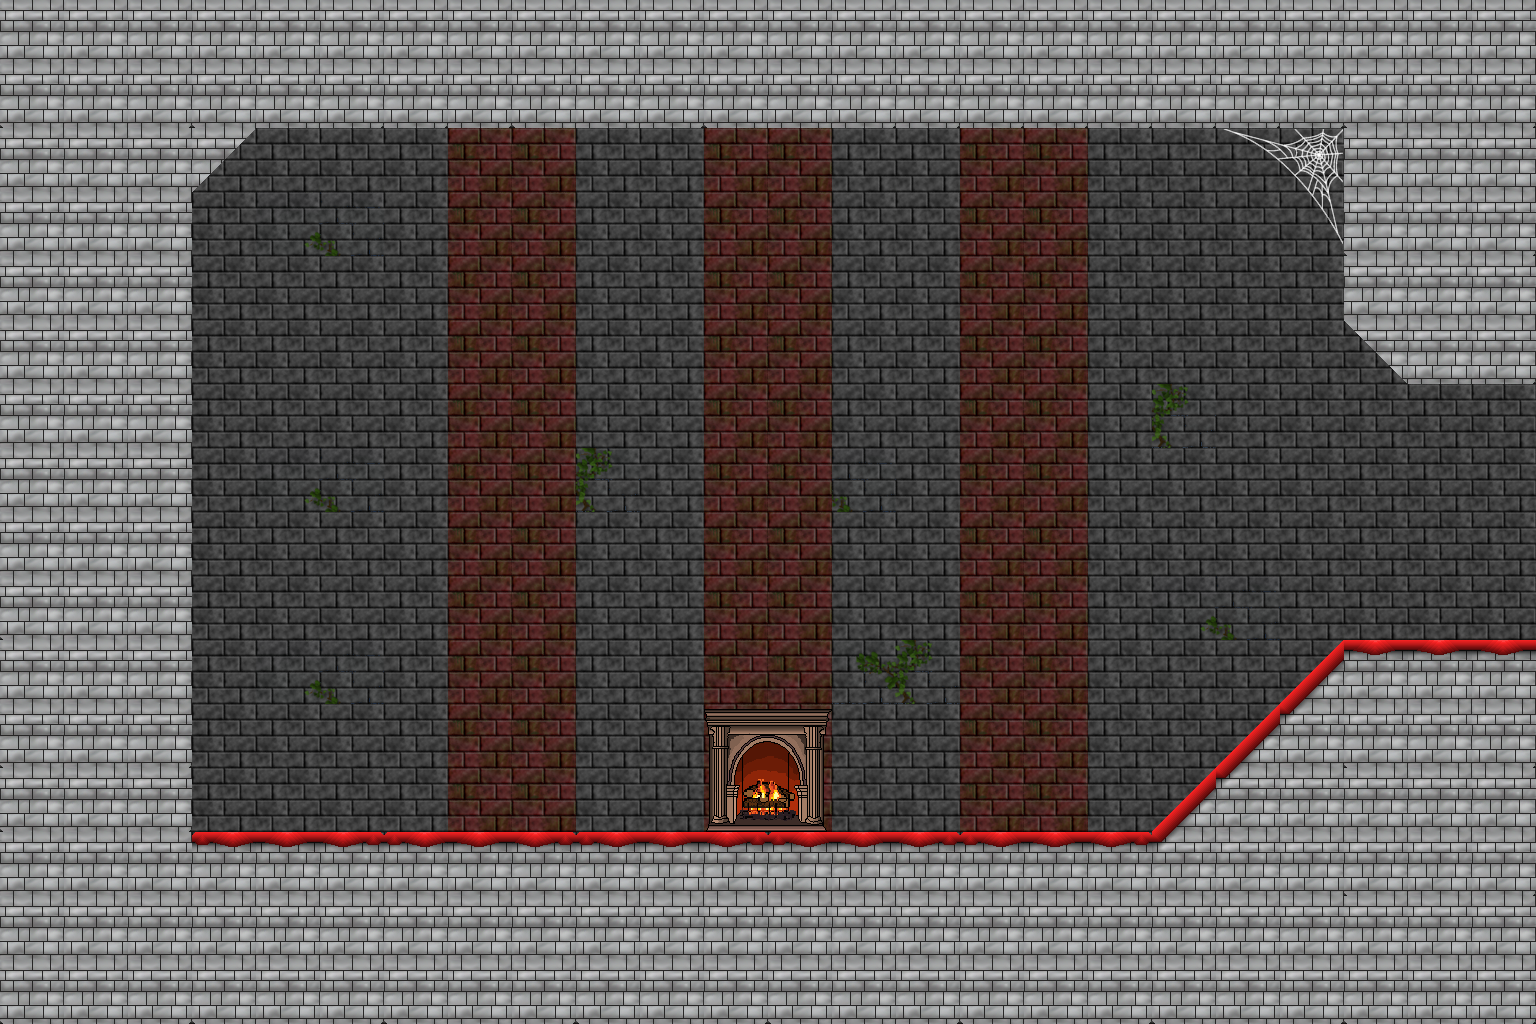

A 2D game scene composited from a Tiled map and its tileset images. What follows is a short description and the map's XML, with every tile layer's data as written:
An orthogonal 24x16 tile map with 64x64 px tiles, 2 tile layers (background, main), 2 tilesets and 8 objects.

<map version="1.0" orientation="orthogonal" renderorder="right-down" width="24" height="16" tilewidth="64" tileheight="64" nextobjectid="17">
 <properties>
  <property name="Height" type="float" value="10.24" />
  <property name="Right" value="Yes" />
  <property name="Width" type="float" value="15.36" />
 </properties>
 <tileset firstgid="1" name="walls-128x128_2" tilewidth="64" tileheight="64" tilecount="64" columns="8">
  <image source="../Resources/walls-128x128_2.png" width="512" height="512" />
 </tileset>
 <tileset firstgid="65" name="castle" tilewidth="64" tileheight="64" tilecount="160" columns="16">
  <image source="../Resources/castle2.png" width="1024" height="640" />
  <tile id="80">
   <properties>
    <property name="FireFrame" type="int" value="1" />
   </properties>
  </tile>
  <tile id="81">
   <properties>
    <property name="FireFrame_2" type="int" value="1" />
   </properties>
  </tile>
  <tile id="88">
   <properties>
    <property name="FireFrame" type="int" value="2" />
   </properties>
  </tile>
  <tile id="89">
   <properties>
    <property name="FireFrame_2" type="int" value="2" />
   </properties>
  </tile>
 </tileset>
 <layer name="background" width="24" height="16">
  <data encoding="csv">
1,1,1,1,1,1,1,1,1,1,1,1,1,1,1,1,1,1,1,1,1,1,1,1,
1,1,1,1,1,1,1,1,1,1,1,1,1,1,1,1,1,1,1,1,1,1,1,1,
1,1,1,1,1,1,1,4,4,1,1,4,4,1,1,4,4,1,1,1,1,1,1,1,
1,1,1,1,41,42,1,4,4,1,1,4,4,1,1,4,4,1,1,1,1,1,1,1,
1,1,1,1,1,1,1,4,4,1,1,4,4,1,1,4,4,1,1,1,1,1,1,1,
1,1,1,1,1,1,1,4,4,1,1,4,4,1,1,4,4,1,1,1,1,1,1,1,
1,1,1,1,1,1,1,4,4,1,1,4,4,1,1,4,4,1,50,1,1,1,1,1,
1,1,1,1,41,42,1,4,4,50,1,4,4,42,1,4,4,1,1,1,1,1,1,1,
1,1,1,1,1,1,1,4,4,1,1,4,4,1,1,4,4,1,1,1,1,1,1,1,
1,1,1,1,1,1,1,4,4,1,1,4,4,1,1,4,4,1,41,42,1,1,1,1,
1,1,1,1,41,42,1,4,4,1,1,4,4,49,50,4,4,1,1,1,1,1,1,1,
1,1,1,1,1,1,1,4,4,1,1,4,4,1,1,4,4,1,1,1,1,1,1,1,
1,1,1,1,1,1,1,4,4,1,1,4,4,1,1,4,4,1,1,1,1,1,1,1,
1,1,1,1,1,1,1,1,1,1,1,1,1,1,1,1,1,1,1,1,1,1,1,1,
1,1,1,1,1,1,1,1,1,1,1,1,1,1,1,1,1,1,1,1,1,1,1,1,
1,1,1,1,1,1,1,1,1,1,1,1,1,1,1,1,1,1,1,1,1,1,1,1
</data>
 </layer>
 <layer name="main" width="24" height="16">
  <data encoding="csv">
97,98,99,97,98,99,99,99,97,98,99,97,98,99,99,99,99,99,99,99,99,97,98,99,
113,114,115,113,114,115,115,115,113,114,115,113,114,115,115,115,115,115,115,115,115,113,114,115,
97,98,99,166,0,0,0,0,0,0,0,0,0,0,0,0,0,0,0,107,108,97,98,99,
97,98,99,0,0,0,0,0,0,0,0,0,0,0,0,0,0,0,0,123,124,113,114,115,
97,98,99,0,0,0,0,0,0,0,0,0,0,0,0,0,0,0,0,0,0,97,98,99,
97,98,99,0,0,0,0,0,0,0,0,0,0,0,0,0,0,0,0,0,0,165,114,115,
97,98,99,0,0,0,0,0,0,0,0,0,0,0,0,0,0,0,0,0,0,0,0,0,
97,98,99,0,0,0,0,0,0,0,0,0,0,0,0,0,0,0,0,0,0,0,0,0,
97,97,98,0,0,0,0,0,0,0,0,0,0,0,0,0,0,0,0,0,0,0,0,0,
113,97,98,0,0,0,0,0,0,0,0,0,0,0,0,0,0,0,0,0,0,0,0,0,
97,98,99,0,0,0,0,0,0,0,0,0,0,0,0,0,0,0,0,0,133,82,82,82,
113,114,115,0,0,0,0,0,0,0,0,129,130,0,0,0,0,0,0,133,149,113,114,115,
113,114,115,0,0,0,0,0,0,0,0,145,146,0,0,0,0,0,133,149,101,97,98,99,
98,98,98,81,82,83,81,82,83,81,82,83,81,82,83,81,82,83,149,101,98,113,114,115,
97,98,99,97,98,99,97,98,99,97,98,99,97,98,99,97,98,99,97,98,99,97,98,99,
113,114,115,113,114,115,113,114,115,113,114,115,113,114,115,113,114,115,113,114,115,113,114,115
</data>
 </layer>
 <objectgroup name="ground">
  <object id="1" x="192" y="832">
   <polyline points="0,0 960,0 1152,-192 1472,-192 1472,-448 1216,-448 1152,-512 1152,-640 1088,-704 64,-704 0,-640 0,0" />
  </object>
 </objectgroup>
 <objectgroup name="platform" />
 <objectgroup name="chandeliers">
  <object id="6" x="448" y="128" width="128" height="192" />
  <object id="7" x="960" y="128" width="128" height="192" />
 </objectgroup>
 <objectgroup name="chairs">
  <object id="11" x="384" y="768" width="64" height="64" />
 </objectgroup>
 <objectgroup name="tables">
  <object id="9" x="512" y="768" width="128" height="64" />
 </objectgroup>
 <objectgroup name="chests">
  <object id="13" x="256" y="768" width="64" height="64" />
 </objectgroup>
 <objectgroup name="enemies">
  <object id="15" x="896" y="576" width="64" height="64" />
  <object id="16" x="384" y="576" width="64" height="64" />
 </objectgroup>
</map>